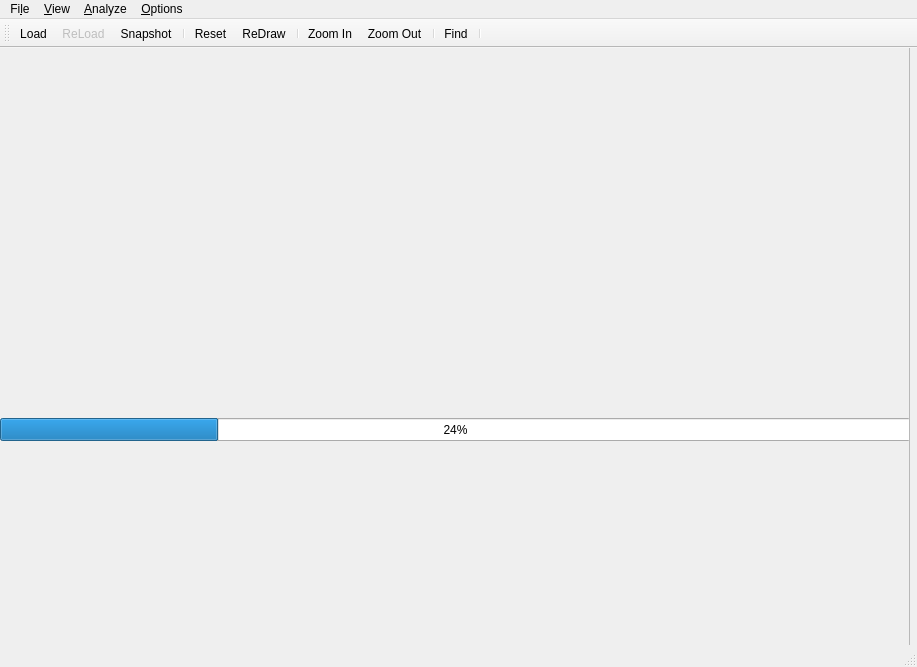
<?xml version="1.0" encoding="UTF-8"?>
<ui version="4.0">
 <class>TVMainWindow</class>
 <widget class="QMainWindow" name="TVMainWindow">
  <property name="geometry">
   <rect>
    <x>0</x>
    <y>0</y>
    <width>917</width>
    <height>667</height>
   </rect>
  </property>
  <property name="windowTitle">
   <string>TVMainWindow</string>
  </property>
  <widget class="QWidget" name="centralwidget">
   <widget class="QScrollArea" name="scrollArea">
    <property name="geometry">
     <rect>
      <x>-1</x>
      <y>-1</y>
      <width>911</width>
      <height>611</height>
     </rect>
    </property>
    <property name="widgetResizable">
     <bool>true</bool>
    </property>
    <widget class="QWidget" name="scrollAreaWidgetContents_2">
     <property name="geometry">
      <rect>
       <x>0</x>
       <y>0</y>
       <width>909</width>
       <height>609</height>
      </rect>
     </property>
     <widget class="QProgressBar" name="progressBar">
      <property name="geometry">
       <rect>
        <x>0</x>
        <y>370</y>
        <width>911</width>
        <height>23</height>
       </rect>
      </property>
      <property name="value">
       <number>24</number>
      </property>
     </widget>
    </widget>
   </widget>
   <widget class="QScrollBar" name="horizontalScrollBar">
    <property name="geometry">
     <rect>
      <x>0</x>
      <y>610</y>
      <width>911</width>
      <height>16</height>
     </rect>
    </property>
    <property name="orientation">
     <enum>Qt::Orientation::Horizontal</enum>
    </property>
   </widget>
   <zorder>horizontalScrollBar</zorder>
   <zorder>scrollArea</zorder>
  </widget>
  <widget class="TVMenuBar" name="menuBar">
   <property name="geometry">
    <rect>
     <x>0</x>
     <y>0</y>
     <width>917</width>
     <height>17</height>
    </rect>
   </property>
   <property name="toolTip">
    <string notr="true"/>
   </property>
   <property name="statusTip">
    <string notr="true"/>
   </property>
   <property name="whatsThis">
    <string notr="true"/>
   </property>
   <property name="accessibleName">
    <string notr="true"/>
   </property>
   <property name="accessibleDescription">
    <string notr="true"/>
   </property>
   <property name="nativeMenuBar">
    <bool>false</bool>
   </property>
   <widget class="QMenu" name="menuFile">
    <property name="title">
     <string>Fi&amp;le</string>
    </property>
    <addaction name="actionLoad"/>
    <addaction name="actionReLoad"/>
    <addaction name="actionSnapshot"/>
    <addaction name="separator"/>
   </widget>
   <widget class="QMenu" name="menuView">
    <property name="title">
     <string>&amp;View</string>
    </property>
    <addaction name="actionZoomIn"/>
    <addaction name="actionZoomOut"/>
    <addaction name="separator"/>
    <addaction name="actionReset"/>
    <addaction name="actionReDraw"/>
    <addaction name="separator"/>
    <addaction name="actionFilter"/>
    <addaction name="actionCommunicators"/>
   </widget>
   <widget class="QMenu" name="menuAnalyze">
    <property name="title">
     <string>&amp;Analyze</string>
    </property>
    <widget class="QMenu" name="menuCollectives">
     <property name="title">
      <string>&amp;Collectives</string>
     </property>
     <addaction name="actionCollLeast_BW"/>
     <addaction name="actionCollMost_Imbalance"/>
    </widget>
    <widget class="QMenu" name="menuPoint_to_Point">
     <property name="title">
      <string>&amp;Point to Point</string>
     </property>
     <addaction name="actionP2PLeast_BW"/>
     <addaction name="actionP2PMost_Imbalance"/>
    </widget>
    <addaction name="menuPoint_to_Point"/>
    <addaction name="menuCollectives"/>
   </widget>
   <widget class="QMenu" name="menuLegend">
    <property name="title">
     <string>&amp;Options</string>
    </property>
    <addaction name="actionLegend"/>
   </widget>
   <addaction name="menuFile"/>
   <addaction name="menuView"/>
   <addaction name="menuAnalyze"/>
   <addaction name="menuLegend"/>
  </widget>
  <widget class="QToolBar" name="toolBar">
   <property name="windowTitle">
    <string>toolBar</string>
   </property>
   <attribute name="toolBarArea">
    <enum>TopToolBarArea</enum>
   </attribute>
   <attribute name="toolBarBreak">
    <bool>false</bool>
   </attribute>
   <addaction name="actionLoad"/>
   <addaction name="actionReLoad"/>
   <addaction name="actionSnapshot"/>
   <addaction name="separator"/>
   <addaction name="actionReset"/>
   <addaction name="actionReDraw"/>
   <addaction name="separator"/>
   <addaction name="actionZoomIn"/>
   <addaction name="actionZoomOut"/>
   <addaction name="separator"/>
   <addaction name="actionFind"/>
   <addaction name="separator"/>
  </widget>
  <widget class="QStatusBar" name="statusBar"/>
  <action name="actionLoad">
   <property name="text">
    <string>&amp;Load</string>
   </property>
   <property name="shortcut">
    <string>F3</string>
   </property>
   <property name="menuRole">
    <enum>QAction::MenuRole::ApplicationSpecificRole</enum>
   </property>
  </action>
  <action name="actionSnapshot">
   <property name="text">
    <string>&amp;Snapshot</string>
   </property>
   <property name="shortcut">
    <string>F2</string>
   </property>
   <property name="menuRole">
    <enum>QAction::MenuRole::ApplicationSpecificRole</enum>
   </property>
  </action>
  <action name="actionZoomIn">
   <property name="text">
    <string>Zoom &amp;In</string>
   </property>
   <property name="shortcut">
    <string>+</string>
   </property>
   <property name="menuRole">
    <enum>QAction::MenuRole::ApplicationSpecificRole</enum>
   </property>
  </action>
  <action name="actionZoomOut">
   <property name="text">
    <string>Zoom &amp;Out</string>
   </property>
   <property name="shortcut">
    <string>-</string>
   </property>
   <property name="menuRole">
    <enum>QAction::MenuRole::ApplicationSpecificRole</enum>
   </property>
  </action>
  <action name="actionReset">
   <property name="text">
    <string>&amp;Reset</string>
   </property>
   <property name="shortcut">
    <string>Ctrl+R</string>
   </property>
   <property name="menuRole">
    <enum>QAction::MenuRole::ApplicationSpecificRole</enum>
   </property>
  </action>
  <action name="actionFind">
   <property name="text">
    <string>&amp;Find</string>
   </property>
   <property name="toolTip">
    <string>Find Function</string>
   </property>
   <property name="shortcut">
    <string>Ctrl+F</string>
   </property>
   <property name="menuRole">
    <enum>QAction::MenuRole::ApplicationSpecificRole</enum>
   </property>
  </action>
  <action name="actionCollLeast_BW">
   <property name="text">
    <string>&amp;Least BW</string>
   </property>
   <property name="menuRole">
    <enum>QAction::MenuRole::ApplicationSpecificRole</enum>
   </property>
  </action>
  <action name="actionCollMost_Imbalance">
   <property name="text">
    <string>&amp;Most Imbalance</string>
   </property>
   <property name="menuRole">
    <enum>QAction::MenuRole::ApplicationSpecificRole</enum>
   </property>
  </action>
  <action name="actionP2PLeast_BW">
   <property name="text">
    <string>&amp;Least BW</string>
   </property>
   <property name="menuRole">
    <enum>QAction::MenuRole::ApplicationSpecificRole</enum>
   </property>
  </action>
  <action name="actionP2PMost_Imbalance">
   <property name="text">
    <string>&amp;Most Imbalance</string>
   </property>
   <property name="menuRole">
    <enum>QAction::MenuRole::ApplicationSpecificRole</enum>
   </property>
  </action>
  <action name="actionReDraw">
   <property name="text">
    <string>Re&amp;Draw</string>
   </property>
   <property name="shortcut">
    <string>Ctrl+D</string>
   </property>
   <property name="menuRole">
    <enum>QAction::MenuRole::ApplicationSpecificRole</enum>
   </property>
  </action>
  <action name="actionFilter">
   <property name="text">
    <string>&amp;Filter...</string>
   </property>
   <property name="menuRole">
    <enum>QAction::MenuRole::ApplicationSpecificRole</enum>
   </property>
  </action>
  <action name="actionCommunicators">
   <property name="text">
    <string>&amp;Communicators...</string>
   </property>
   <property name="menuRole">
    <enum>QAction::MenuRole::ApplicationSpecificRole</enum>
   </property>
  </action>
  <action name="actionReLoad">
   <property name="enabled">
    <bool>false</bool>
   </property>
   <property name="text">
    <string>&amp;ReLoad</string>
   </property>
   <property name="shortcut">
    <string>Ctrl+F3</string>
   </property>
   <property name="menuRole">
    <enum>QAction::MenuRole::ApplicationSpecificRole</enum>
   </property>
  </action>
  <action name="actionLegend">
   <property name="text">
    <string>Legend</string>
   </property>
   <property name="menuRole">
    <enum>QAction::MenuRole::ApplicationSpecificRole</enum>
   </property>
  </action>
  <action name="actionViewer">
   <property name="text">
    <string>&amp;Viewer</string>
   </property>
   <property name="shortcut">
    <string>Alt+V</string>
   </property>
   <property name="menuRole">
    <enum>QAction::MenuRole::ApplicationSpecificRole</enum>
   </property>
  </action>
  <action name="action_Communicators">
   <property name="text">
    <string>&amp;Communicators</string>
   </property>
  </action>
 </widget>
 <customwidgets>
  <customwidget>
   <class>TVMenuBar</class>
   <extends>QMenuBar</extends>
   <header>tvmenubar.h</header>
  </customwidget>
 </customwidgets>
 <resources/>
 <connections>
  <connection>
   <sender>actionLoad</sender>
   <signal>triggered()</signal>
   <receiver>TVMainWindow</receiver>
   <slot>load_data()</slot>
   <hints>
    <hint type="sourcelabel">
     <x>-1</x>
     <y>-1</y>
    </hint>
    <hint type="destinationlabel">
     <x>458</x>
     <y>333</y>
    </hint>
   </hints>
  </connection>
  <connection>
   <sender>actionSnapshot</sender>
   <signal>triggered()</signal>
   <receiver>TVMainWindow</receiver>
   <slot>snap_shot()</slot>
   <hints>
    <hint type="sourcelabel">
     <x>-1</x>
     <y>-1</y>
    </hint>
    <hint type="destinationlabel">
     <x>458</x>
     <y>333</y>
    </hint>
   </hints>
  </connection>
  <connection>
   <sender>actionReLoad</sender>
   <signal>triggered()</signal>
   <receiver>TVMainWindow</receiver>
   <slot>reload_data()</slot>
   <hints>
    <hint type="sourcelabel">
     <x>-1</x>
     <y>-1</y>
    </hint>
    <hint type="destinationlabel">
     <x>458</x>
     <y>333</y>
    </hint>
   </hints>
  </connection>
 </connections>
 <slots>
  <slot>load_data()</slot>
  <slot>snap_shot()</slot>
  <slot>reload_data()</slot>
  <slot>view_source()</slot>
 </slots>
</ui>
